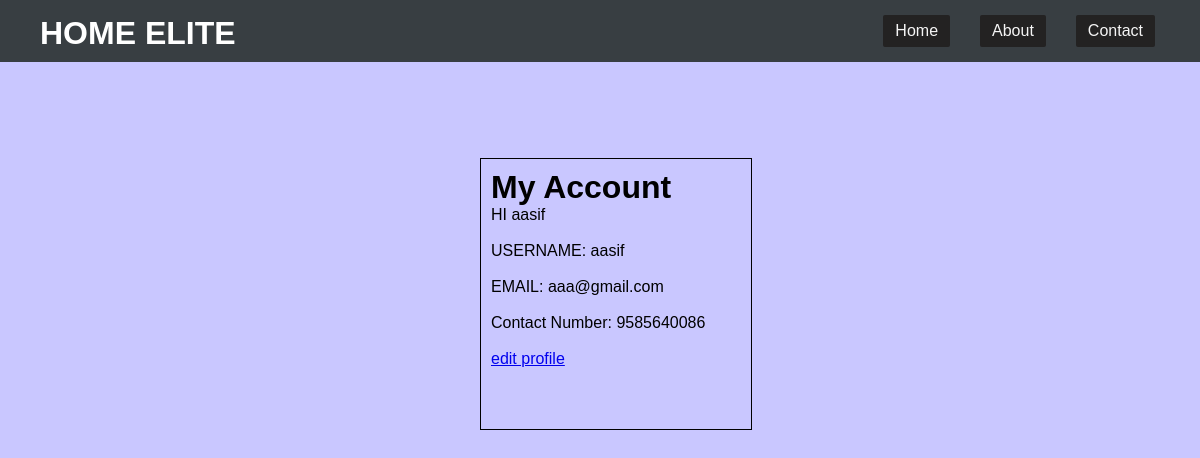
/account.php (signed in), run on the app's committed database.
### tables this page shows
CREATE TABLE IF NOT EXISTS `signup` (
  `username` varchar(200) NOT NULL,
  `email` varchar(200) NOT NULL,
  `phone` varchar(20) NOT NULL,
  `password` varchar(20) NOT NULL
);

### account.php (the view, shortened to what this page needs)
<?php
$servername = "localhost";
$username = "root";
$password = "";
$dbname = "homeelite";
$conn = new mysqli($servername, $username, $password, $dbname);
$sql = 'SELECT username, email, phone FROM signup WHERE username = "'.$_SESSION["username"].'"';
$result = $conn->query($sql);
if ($result->num_rows > 0) {
    while($row = $result->fetch_assoc()) {
        $uname = $row["username"];
        $email = $row["email"];
        $ph = $row["phone"];
    }
} else {
    echo "0 results";
	}
?>
<!DOCTYPE html>
<html>
<head>
</head>
<body>
    <div class="topnav">
        <header>
            <h1>HOME ELITE</h1>
            <ul>
                <li><a class="active" href="home.php">Home</a></li>
                <li><a href="about.php">About</a></li>
                <li><a href="contact.php">Contact</a></li>
            </ul>
        </header>
    </div>
	<div class="box"> <h1>My Account</h1>
	<?php echo "HI ". $_SESSION["username"];
echo "<br>"; ?> <br>
	<form method="post">
		USERNAME:
		<?= $uname;?><br><br>
		EMAIL:
		<?= $email;?><br><br>
		Contact Number:
		<?= $ph;?><br><br>
		<a href="editaccount.php">edit profile</a>
	</form></div>
</body>
</html>

### account.php (style rules this page uses)
body { font-family: sans-serif; background-color: #0b00ff38; background-repeat: no-repeat; background-size: cover; }
* { margin:0;padding:0; }
.topnav { background:rgba(56,62,66,1); color:white; padding: 10px; overflow: hidden; }
.topnav header h1 { margin:5px 0 0 30px; float:left; }
.topnav header ul { float:right; list-style: none; margin-right:20px; }
.topnav header ul li { float: left; margin:0 10px; }
.topnav header ul li a { padding:7px 12px; margin:5px; color:whitesmoke; background:#232222; display:block; text-decoration: none; border-radius:2px; transition:all .5s; }
.box { width: 250px; height: 250px; border: 1px solid black; margin-left: 40%; margin-top: 8%; padding: 10px; }

### data on the page
signup: username "aasif", email "aaa@gmail.com", phone "9585640086"

### other printed values
$_SESSION["username"] "aasif"
